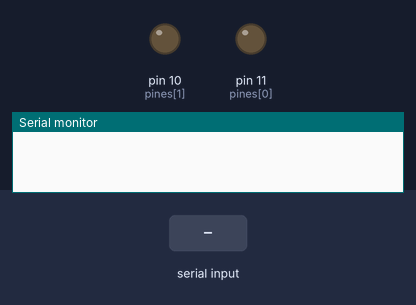
Simulated run of this sketch. Board: Arduino Uno, built with avr-gcc and run on an emulated ATmega328P. Parts: output pins drawn as LEDs (lit = HIGH), the last lines printed to the serial monitor. The test bench sets the inputs (shaded band).

Above: at 1.2 s.
1.3 s: "s\n" received over Serial
At 2.5 s:
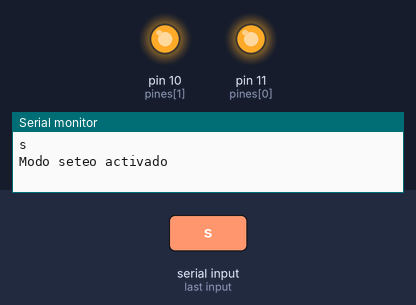
4.3 s: "g\n" received over Serial
At 4.7 s:
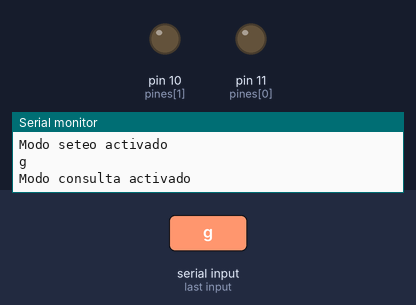
Timing chart, 0 to 7.3 s (numbered marks = the images above; inputs shaded):
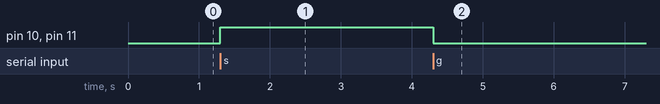

The sketch:

aaa.ino
```cpp
/*
 Codigo escrito para encendido y apagado de iluminacion para una pecera.
 Cuando por serie se recibe un "on", la ilumincaion es encendida a travez de los pines 9 y 10, cuando es recibido un "off" se apagan ambos

 */

int pines[] = {11,10};            // Pines utilizar
int pinesCantidad = 3;           // Cantidad de pines a utilizar
boolean estadoLuz = false;       // Estado de la iluminación
String inputString = "";         // Variable que almacena cada cadena entrante al puerto serie
char inputChar []= {};
boolean stringComplete = false;  // Define si se completó la cadena

void setup() {
  // Inicializo puerto serie
  Serial.begin(9600);

  // reserva 200 bytes para inputString:
  inputString.reserve(200);

  // Declaro pines de salida
  for (int pinNro = 0; pinNro < pinesCantidad; pinNro++ ){
    pinMode(pines[pinNro],OUTPUT);
  }
}

void loop() {

	// Modifico array dinamicamente y convierto string to char
    char inputChar[inputString.length()+1];
    inputString.toCharArray(inputChar,inputString.length()+1);


	// Llamo a la funcion de evento serie para verificar entrada de datos
	serialEvent();

	// Imprime la cadena cuando llega una nueva linea:
	if (stringComplete) {

	Serial.println(inputString);

	//imprimirChars();

	char modo = inputString[0];
	//inputString.substring(0,1).getBytes(modo,3);

	switch (modo) {
	    case 's':
	       	estadoLuz = true;
	      	Serial.println("Modo seteo activado");

	      break;
	    case 'g':
	    	estadoLuz = false;
	    	Serial.println("Modo consulta activado");

	      break;
	    default:
	      Serial.println("Ingrese un comando valido");
	}


	// Limpio la cadena para esperar nuevos datos entrantes
	memset(inputChar, 0, sizeof(inputChar));
	inputString = "";
	stringComplete = false;
	}

	// Enciendo o apago todos los pines de iluminacion
	for (int pinNro = 0; pinNro < pinesCantidad; pinNro++ ){
	digitalWrite(pines[pinNro],estadoLuz);
	}

}


/////////////////////////////////////////////////////////// FUNCIONES ////////////////////////////////////////////////////////////////////


// Evento en serie (Lee cadena entrante a puerto serie y luego de un "\n" almacena el string en inputString)
void serialEvent() {
  while (Serial.available()) {

    // Toma un nuevo byte
    char inChar = (char)Serial.read();

    // Si el caracter entrante es una nueva linea (\n) se setea el flag de cadena completa (StringComplete) en true sino agrega el char a inputString
    if (inChar == '\n') {
      stringComplete = true;
      // Quito el caracter de nueva linea (\n) de inputString
      inputString.trim();


    }
    else{
      // Agrego la cadena a inputString:
      inputString += inChar;


    }
  }
}

void imprimirChars(){
  	// Imprimo los caracteres dentro del array
    for (int i=0;i < inputString.length();i++) {

        Serial.println(inputChar[i]);

    }
}
```

Measured:
- after the input at 1.3 s, pin 10 (pines[1]), pin 11 (pines[0]): LOW → HIGH at once
- after the input at 4.3 s, pin 10 (pines[1]), pin 11 (pines[0]): HIGH → LOW at once
